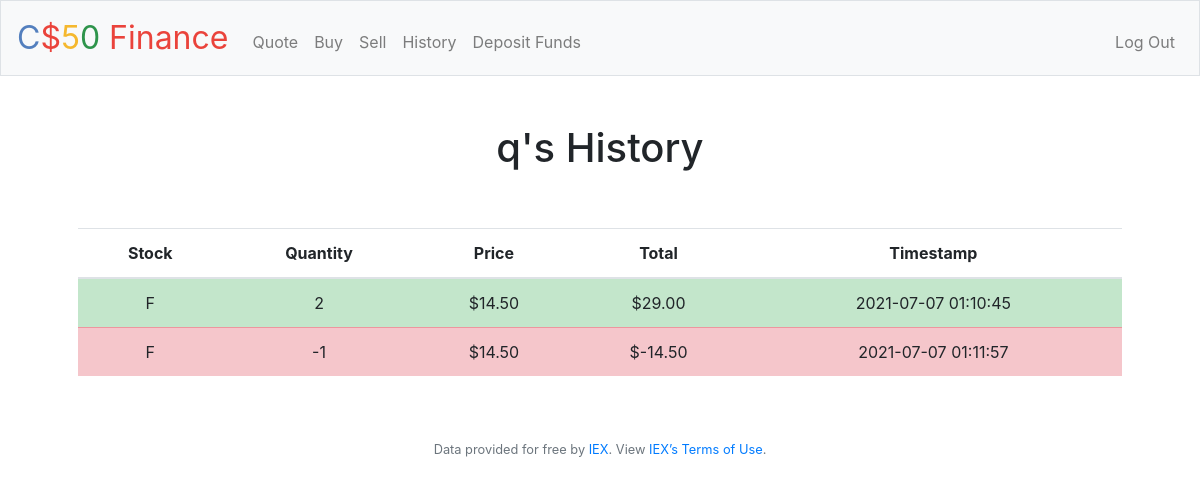
The app's page /history (signed in) with its own data.
### tables this page shows
CREATE TABLE 'history' ('id' INTEGER PRIMARY KEY , 'fk_user_id' integer NOT NULL,'stock_symbol' text NOT NULL,'purchase_price' numeric NOT NULL,'quantity' INTEGER NOT NULL , 'timestamp'  timestamp NOT NULL  );

### application.py (the view)
@app.route("/history")
@login_required
def history():
    user_id = session['user_id']
    select_rows = "stock_symbol, quantity, purchase_price, quantity * purchase_price as total, timestamp"
    query = 'SELECT ' + select_rows + ' FROM history '\
            'WHERE fk_user_id = ? '\
            'ORDER BY timestamp ASC'
    portfolio = db.execute(query, user_id)
    currUser = db.execute('SELECT username FROM users WHERE id = ?', user_id)
    username = currUser[0]['username']
    return render_template("history.html", portfolio=portfolio, username=username)

### application.py (called while the page is built)
@app.after_request
def after_request(response):
    response.headers["Cache-Control"] = "no-cache, no-store, must-revalidate"
    response.headers["Expires"] = 0
    response.headers["Pragma"] = "no-cache"
    return response

### helpers.py (called while the page is built)
def login_required(f):
    @wraps(f)
    def decorated_function(*args, **kwargs):
        if session.get("user_id") is None:
            return redirect("/login")
        return f(*args, **kwargs)
    return decorated_function

def usd(value):
    if isinstance(value, float):
        return f"${value:,.2f}"
    else:
        return value

### templates/history.html (shortened to what this page needs)
{% extends "layout.html" %}
{% block main %}
    <h1>{{username}}'s History</h1>
    <table class='table table-striped'>
        <thead>
            <th>Stock</th>
            <th>Quantity</th>
            <th>Price</th>
            <th>Total</th>
            <th>Timestamp</th>
        </thead>
        <tbody>
        {% for stock in portfolio %}
            {% if stock['quantity'] > 0 %}
            <tr class="table-success">
            {% elif stock['quantity'] < 0 %}
            <tr class="table-danger">
            {% endif %}
                {% for column in stock %}
                <td>
                        {{ stock[column] | usd }}
                </td>
                {% endfor %}
            </tr>
        {% endfor %}
        </tbody>
    </table>
{% endblock %}

### records on screen
history: stock_symbol "F" "2" "$14.50" "$29.00" "2021-07-07 01:10:45"
history: stock_symbol "F" "-1" "$14.50" "$-14.50" "2021-07-07 01:11:57"

### other values on screen
{{ username }} "q"
